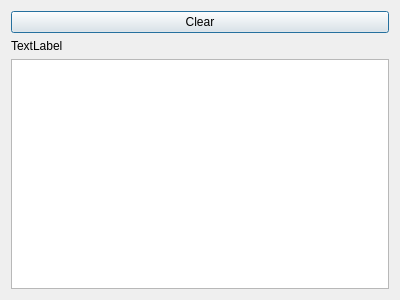
<?xml version="1.0" encoding="UTF-8"?>
<ui version="4.0">
 <class>Dialog</class>
 <widget class="QDialog" name="Dialog">
  <property name="geometry">
   <rect>
    <x>0</x>
    <y>0</y>
    <width>400</width>
    <height>300</height>
   </rect>
  </property>
  <property name="windowTitle">
   <string>Drag &amp; Drop Event Example</string>
  </property>
  <layout class="QVBoxLayout" name="verticalLayout">
   <item>
    <widget class="QPushButton" name="pushButton">
     <property name="text">
      <string>Clear</string>
     </property>
    </widget>
   </item>
   <item>
    <widget class="QLabel" name="label_state">
     <property name="text">
      <string>TextLabel</string>
     </property>
    </widget>
   </item>
   <item>
    <widget class="QPlainTextEdit" name="plainTextEdit"/>
   </item>
  </layout>
 </widget>
 <layoutdefault spacing="6" margin="11"/>
 <resources/>
 <connections/>
</ui>
